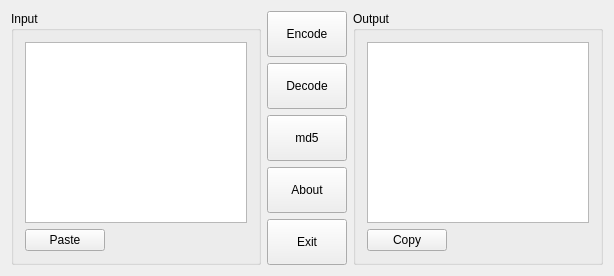
<?xml version="1.0" encoding="UTF-8"?>
<ui version="4.0">
 <class>Window</class>
 <widget class="QMainWindow" name="Window">
  <property name="geometry">
   <rect>
    <x>0</x>
    <y>0</y>
    <width>614</width>
    <height>276</height>
   </rect>
  </property>
  <property name="windowTitle">
   <string>q-encoder-decoder</string>
  </property>
  <property name="windowIcon">
   <iconset resource="icon.qrc">
    <normaloff>:/app</normaloff>:/app</iconset>
  </property>
  <widget class="QWidget" name="centralWidget">
   <layout class="QGridLayout" name="gridLayout_3">
    <item row="0" column="0">
     <widget class="QGroupBox" name="inputBox">
      <property name="title">
       <string>Input</string>
      </property>
      <layout class="QGridLayout" name="gridLayout">
       <item row="0" column="0">
        <widget class="QPlainTextEdit" name="input"/>
       </item>
       <item row="1" column="0">
        <widget class="QPushButton" name="bPaste">
         <property name="sizePolicy">
          <sizepolicy hsizetype="Maximum" vsizetype="Maximum">
           <horstretch>0</horstretch>
           <verstretch>0</verstretch>
          </sizepolicy>
         </property>
         <property name="text">
          <string>Paste</string>
         </property>
        </widget>
       </item>
      </layout>
     </widget>
    </item>
    <item row="0" column="1">
     <layout class="QVBoxLayout" name="verticalLayout">
      <item>
       <widget class="QPushButton" name="bEncode">
        <property name="sizePolicy">
         <sizepolicy hsizetype="Minimum" vsizetype="Expanding">
          <horstretch>0</horstretch>
          <verstretch>0</verstretch>
         </sizepolicy>
        </property>
        <property name="text">
         <string>Encode</string>
        </property>
        <property name="shortcut">
         <string>Ctrl+E</string>
        </property>
       </widget>
      </item>
      <item>
       <widget class="QPushButton" name="bDecode">
        <property name="sizePolicy">
         <sizepolicy hsizetype="Minimum" vsizetype="Expanding">
          <horstretch>0</horstretch>
          <verstretch>0</verstretch>
         </sizepolicy>
        </property>
        <property name="text">
         <string>Decode</string>
        </property>
        <property name="shortcut">
         <string>Ctrl+D</string>
        </property>
       </widget>
      </item>
      <item>
       <widget class="QPushButton" name="bmd5">
        <property name="sizePolicy">
         <sizepolicy hsizetype="Minimum" vsizetype="Expanding">
          <horstretch>0</horstretch>
          <verstretch>0</verstretch>
         </sizepolicy>
        </property>
        <property name="text">
         <string>md5</string>
        </property>
        <property name="shortcut">
         <string>Ctrl+M</string>
        </property>
       </widget>
      </item>
      <item>
       <widget class="QPushButton" name="bAbout">
        <property name="sizePolicy">
         <sizepolicy hsizetype="Minimum" vsizetype="Expanding">
          <horstretch>0</horstretch>
          <verstretch>0</verstretch>
         </sizepolicy>
        </property>
        <property name="text">
         <string>About</string>
        </property>
        <property name="shortcut">
         <string>Ctrl+A</string>
        </property>
       </widget>
      </item>
      <item>
       <widget class="QPushButton" name="bExit">
        <property name="sizePolicy">
         <sizepolicy hsizetype="Minimum" vsizetype="Expanding">
          <horstretch>0</horstretch>
          <verstretch>0</verstretch>
         </sizepolicy>
        </property>
        <property name="text">
         <string>Exit</string>
        </property>
        <property name="shortcut">
         <string>Esc</string>
        </property>
       </widget>
      </item>
     </layout>
    </item>
    <item row="0" column="2">
     <widget class="QGroupBox" name="outputBox">
      <property name="title">
       <string>Output</string>
      </property>
      <layout class="QGridLayout" name="gridLayout_2">
       <item row="0" column="0">
        <widget class="QPlainTextEdit" name="output"/>
       </item>
       <item row="1" column="0">
        <widget class="QPushButton" name="bCopy">
         <property name="sizePolicy">
          <sizepolicy hsizetype="Maximum" vsizetype="Maximum">
           <horstretch>0</horstretch>
           <verstretch>0</verstretch>
          </sizepolicy>
         </property>
         <property name="text">
          <string>Copy</string>
         </property>
        </widget>
       </item>
      </layout>
     </widget>
    </item>
   </layout>
  </widget>
 </widget>
 <layoutdefault spacing="6" margin="11"/>
 <tabstops>
  <tabstop>input</tabstop>
  <tabstop>bPaste</tabstop>
  <tabstop>output</tabstop>
  <tabstop>bCopy</tabstop>
  <tabstop>bEncode</tabstop>
  <tabstop>bDecode</tabstop>
  <tabstop>bmd5</tabstop>
  <tabstop>bAbout</tabstop>
  <tabstop>bExit</tabstop>
 </tabstops>
 <resources>
  <include location="icon.qrc"/>
 </resources>
 <connections/>
</ui>
